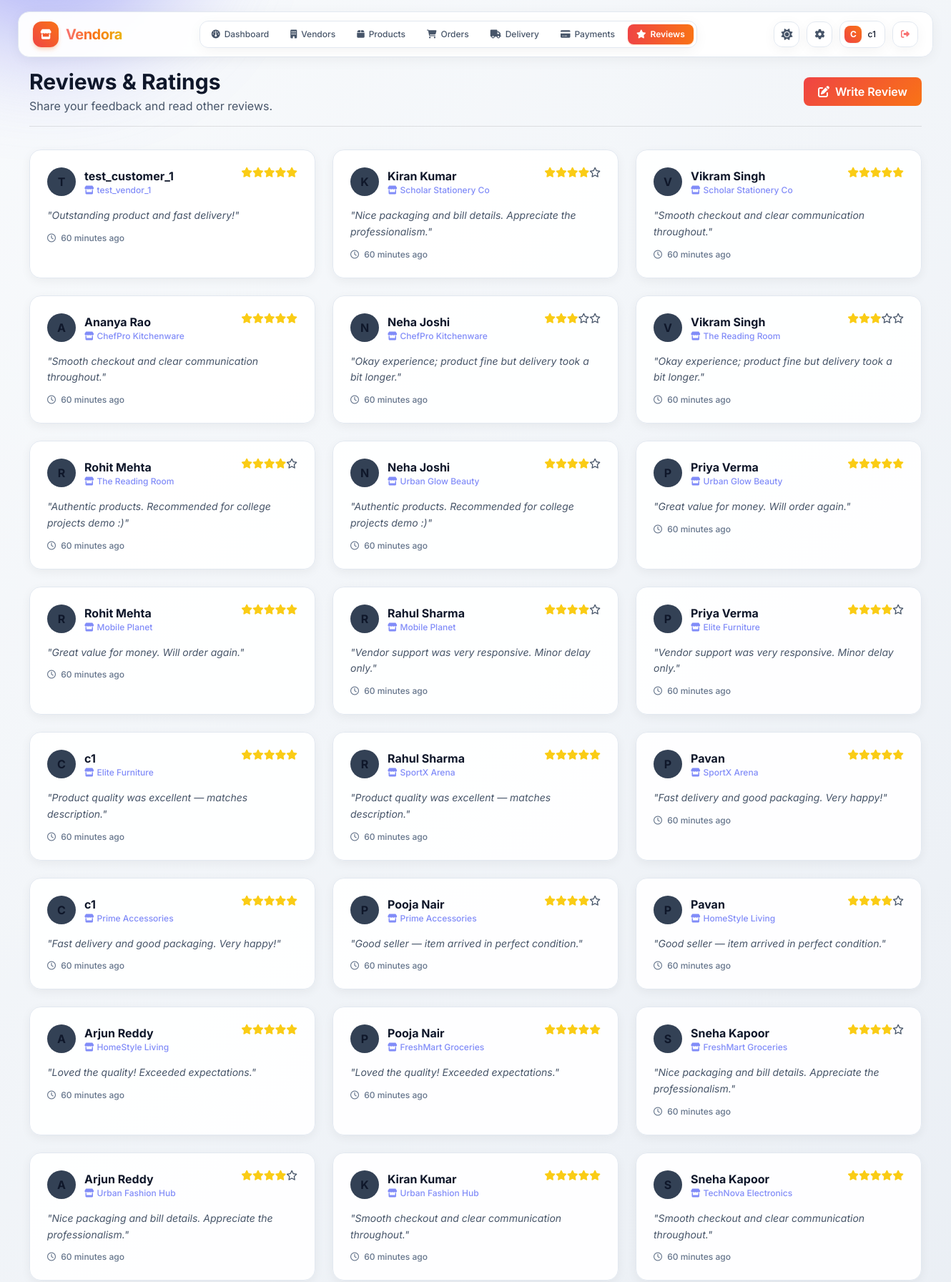
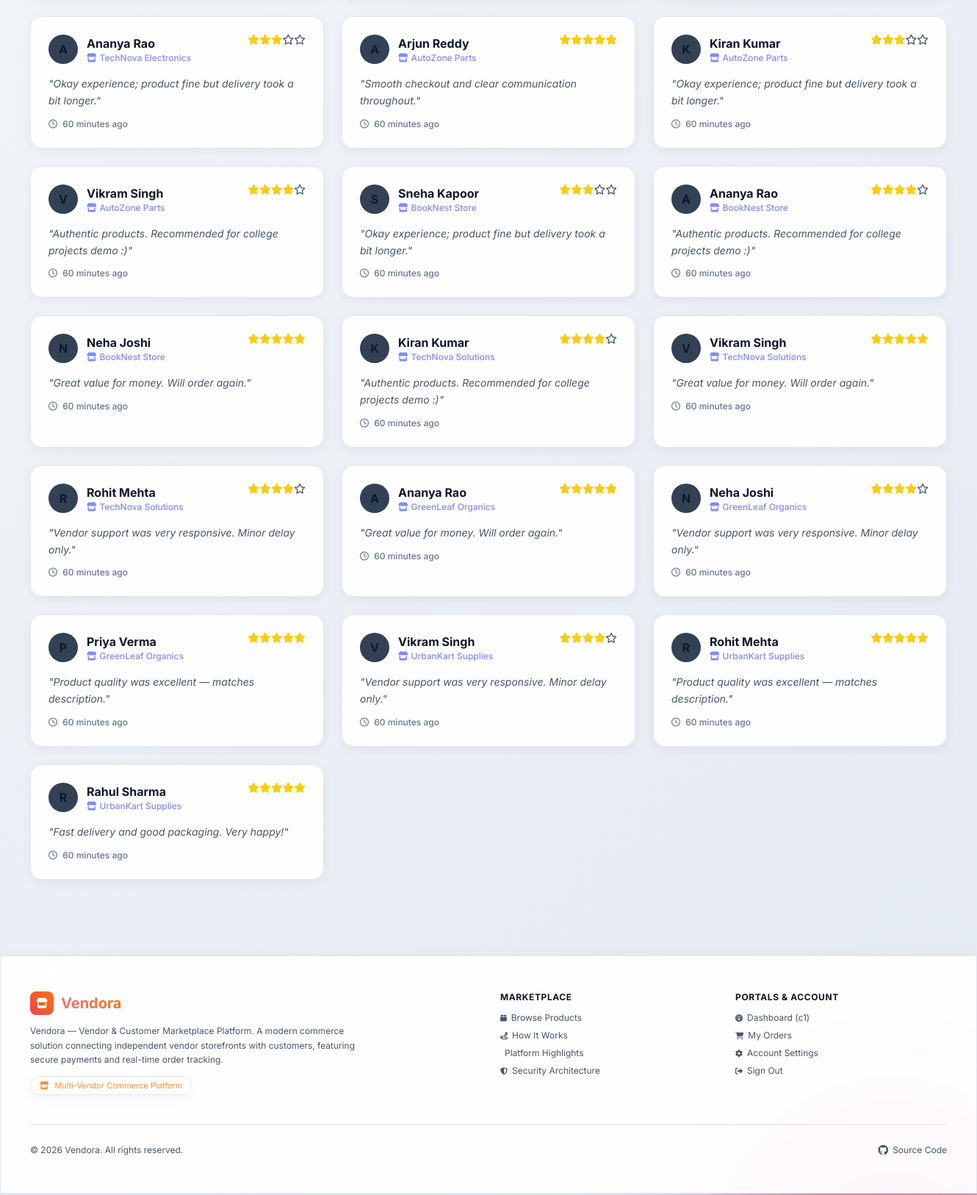
The page /reviews (signed in, upper part) on the database its author committed (2 pictures, top to bottom).
### tables this page shows
CREATE TABLE reviews(
    id INTEGER PRIMARY KEY AUTOINCREMENT,
    vendor TEXT,
    rating TEXT,
    comment TEXT,
    customer TEXT,
    created_at DATETIME DEFAULT CURRENT_TIMESTAMP
);

### app.py (the view, shortened to what this page needs)
@app.route('/reviews', methods=['GET', 'POST'])
@login_required
def reviews():
    conn = get_db()
    role = session['role']
    if role == "customer":
        connected_vendors = conn.execute(
            """
            SELECT vendor
            FROM connections
            WHERE customer=?
            ORDER BY id DESC
            """,
            (session['user'],)
        ).fetchall()
        reviews = conn.execute(
            "SELECT * FROM reviews ORDER BY id DESC"
        ).fetchall()
        return render_template(
            'reviews.html',
            reviews=reviews,
            vendors=connected_vendors
        )

### app.py (called while the page is built)
def get_db():
    conn = sqlite3.connect(DB_PATH)
    conn.row_factory = sqlite3.Row
    return conn

@app.template_filter('time_ago')
def time_ago(dt_str):
    if not dt_str:
        return ""
    try:
        dt = datetime.strptime(dt_str, '%Y-%m-%d %H:%M:%S')
    except:
        return dt_str
    now = datetime.now()
    diff = now - dt
    if diff.days > 365:
        return f"{diff.days // 365} year{'s' if diff.days // 365 > 1 else ''} ago"
    elif diff.days > 30:
        return f"{diff.days // 30} month{'s' if diff.days // 30 > 1 else ''} ago"
    elif diff.days > 0:
        return f"{diff.days} day{'s' if diff.days > 1 else ''} ago"
    elif diff.seconds > 3600:
        return f"{diff.seconds // 3600} hour{'s' if diff.seconds // 3600 > 1 else ''} ago"
    elif diff.seconds > 60:
        return f"{diff.seconds // 60} minute{'s' if diff.seconds // 60 > 1 else ''} ago"
    else:
        return "Just now"

def login_required(f):
    @wraps(f)
    def decorated_function(*args, **kwargs):
        if 'user' not in session:
            return redirect('/login')
        return f(*args, **kwargs)
    return decorated_function

### templates/reviews.html (shortened to what this page needs)
{% extends "base.html" %}
{% block content %}
<div class="fade-in">
    <div class="flex justify-between items-center mb-8 border-b border-glass pb-4">
        <div>
            <h1 class="text-3xl font-bold text-main">Reviews & Ratings</h1>
            <p class="text-muted mt-1">{% if session['role'] == 'vendor' %}See what your customers are saying.{% else %}Share your feedback and read other reviews.{% endif %}</p>
        </div>
        {% if session['role'] == 'customer' %}
        <button onclick="document.getElementById('add-review-modal').classList.remove('hidden')" class="btn-glow px-5 py-2 rounded-lg flex items-center gap-2">
            <i class="fa-solid fa-pen-to-square"></i> Write Review
        </button>
        {% endif %}
    </div>
    {% if reviews %}
    <div class="grid grid-cols-1 md:grid-cols-2 lg:grid-cols-3 gap-6">
        {% for r in reviews %}
        <div class="glass-card p-6 relative overflow-hidden group">
            <div class="relative z-10 flex justify-between items-start mb-4">
                <div class="flex items-center gap-3">
                    <div class="w-10 h-10 rounded-full bg-slate-700 flex items-center justify-center font-bold text-main">
                        {{ r['customer'][0]|upper }}
                    </div>
                    <div>
                        <div class="font-bold text-main">{{ r['customer'] }}</div>
                        {% if session['role'] == 'customer' %}
                            <div class="text-xs text-indigo-400 font-medium"><i class="fa-solid fa-store mr-1"></i>{{ r['vendor'] }}</div>
                        {% endif %}
                    </div>
                </div>
                <div class="flex text-sm">
                    {% set rating = r['rating']|int %}
                    {% for i in range(5) %}
                        {% if i < rating %}
                            <i class="fa-solid fa-star text-yellow-400"></i>
                        {% else %}
                            <i class="fa-regular fa-star text-muted"></i>
                        {% endif %}
                    {% endfor %}
                </div>
            </div>
            <p class="relative z-10 text-muted italic leading-relaxed text-sm mt-2">
                "{{ r['comment'] }}"
            </p>
            <div class="relative z-10 mt-3 text-xs font-medium text-slate-500">
                <i class="fa-regular fa-clock mr-1"></i> {{ r['created_at']|time_ago }}
            </div>
        </div>
        {% endfor %}
    </div>
    {% endif %}
</div>
{% endblock %}

### static/css/style.css (style rules this page uses)
:root { --bg-gradient-1: #0f172a; --bg-gradient-2: #1e1b4b; --accent-glow: rgba(239, 68, 68, 0.4); --accent-btn: linear-gradient(135deg, #ef4444, #f97316); --accent-btn-hover: linear-gradient(135deg, #dc2626, #ea580c); --glass-bg: rgba(255, 255, 255, 0.05); --glass-border: rgba(255, 255, 255, 0.1); --glass-border-hover: rgba(255, 255, 255, 0.2); --text-primary: #f8fafc; --text-secondary: #94a3b8; --input-bg: rgba(255, 255, 255, 0.03); --input-focus: rgba(255, 255, 255, 0.08); --panel-shadow: 0 8px 32px 0 rgba(0, 0, 0, 0.3); --card-shadow: 0 4px 6px -1px rgba(0, 0, 0, 0.1), 0 2px 4px -1px rgba(0, 0, 0, 0.06); --card-shadow-hover: 0 10px 15px -3px rgba(0, 0, 0, 0.2), 0 0 20px var(--accent-glow); --status-pending-bg: rgba(249, 115, 22, 0.2); --status-pending-text: #fdba74; --status-pending-border: rgba(249, 115, 22, 0.3); --status-accepted-bg: rgba(59, 130, 246, 0.2); --status-accepted-text: #93c5fd; --status-accepted-border: rgba(59, 130, 246, 0.3); --status-processing-bg: rgba(168, 85, 247, 0.2); --status-processing-text: #d8b4fe; --status-processing-border: rgba(168, 85, 247, 0.3); --status-shipped-bg: rgba(99, 102, 241, 0.2); --status-shipped-text: #a5b4fc; --status-shipped-border: rgba(99, 102, 241, 0.3); --status-out-bg: rgba(6, 182, 212, 0.2); --status-out-text: #67e8f9; --status-out-border: rgba(6, 182, 212, 0.3); --status-delivered-bg: rgba(34, 197, 94, 0.2); --status-delivered-text: #86efac; --status-delivered-border: rgba(34, 197, 94, 0.3); --status-cancel-bg: rgba(239, 68, 68, 0.2); --status-cancel-text: #fca5a5; --status-cancel-border: rgba(239, 68, 68, 0.3); }
[data-theme="light"] { --bg-gradient-1: #f8fafc; --bg-gradient-2: #e2e8f0; --accent-glow: rgba(239, 68, 68, 0.2); --glass-bg: rgba(255, 255, 255, 0.7); --glass-border: rgba(0, 0, 0, 0.1); --glass-border-hover: rgba(0, 0, 0, 0.2); --text-primary: #0f172a; --text-secondary: #475569; --input-bg: rgba(255, 255, 255, 0.9); --input-focus: #ffffff; --panel-shadow: 0 8px 32px 0 rgba(0, 0, 0, 0.05); --card-shadow: 0 4px 6px -1px rgba(0, 0, 0, 0.05), 0 2px 4px -1px rgba(0, 0, 0, 0.03); --card-shadow-hover: 0 10px 15px -3px rgba(0, 0, 0, 0.1), 0 0 20px var(--accent-glow); --status-pending-bg: #fff7ed; --status-pending-text: #c2410c; --status-accepted-bg: #eff6ff; --status-accepted-text: #1d4ed8; --status-processing-bg: #faf5ff; --status-processing-text: #7e22ce; --status-shipped-bg: #eef2ff; --status-shipped-text: #4338ca; --status-out-bg: #ecfeff; --status-out-text: #0e7490; --status-delivered-bg: #f0fdf4; --status-delivered-text: #15803d; --status-cancel-bg: #fef2f2; --status-cancel-text: #b91c1c; }
html { scroll-behavior: smooth; }
body { background: linear-gradient(135deg, var(--bg-gradient-1), var(--bg-gradient-2)); background-attachment: fixed; color: var(--text-primary); font-family: 'Inter', sans-serif; min-height: 100vh; overflow-x: hidden; transition: background 0.3s ease, color 0.3s ease; }
.glass-card { background: var(--glass-bg); backdrop-filter: blur(12px); -webkit-backdrop-filter: blur(12px); border: 1px solid var(--glass-border); border-radius: 1rem; box-shadow: var(--card-shadow); transition: all 0.3s ease; }
.btn-glow { background: var(--accent-btn); color: white !important; border: none; transition: all 0.3s ease; font-weight: 600; }
.fade-in { animation: fadeIn 0.8s ease-out forwards; opacity: 0; }
.text-main { color: var(--text-primary); }
.text-muted { color: var(--text-secondary); }
.border-glass { border-color: var(--glass-border); }
[data-theme="light"] { --text-primary: #0f172a; --text-secondary: #475569; }
[data-theme="light"] .text-main { color: #0f172a !important; }
[data-theme="light"] .text-muted { color: #475569 !important; }
[data-theme="light"] .glass-card { background: rgba(255, 255, 255, 0.92) !important; border-color: #e2e8f0 !important; box-shadow: 0 4px 14px rgba(0, 0, 0, 0.05) !important; }
body { transition: background-color 0.3s ease, color 0.3s ease; }
* { transition: background-color 0.2s ease, color 0.2s ease, border-color 0.2s ease; }
.glass-card { transition: all 0.3s cubic-bezier(0.25, 0.46, 0.45, 0.94); }

### rows shown on the page
reviews: customer "T", customer "test_customer_1", vendor "test_vendor_1", comment "Outstanding product and fast delivery!", created_at "60 minutes ago"
reviews: customer "K", customer "Kiran Kumar", vendor "Scholar Stationery Co", comment "Nice packaging and bill details. Appreciate the professionalism.", created_at "60 minutes ago"
reviews: customer "V", customer "Vikram Singh", vendor "Scholar Stationery Co", comment "Smooth checkout and clear communication throughout.", created_at "60 minutes ago"
reviews: customer "A", customer "Ananya Rao", vendor "ChefPro Kitchenware", comment "Smooth checkout and clear communication throughout.", created_at "60 minutes ago"
reviews: customer "N", customer "Neha Joshi", vendor "ChefPro Kitchenware", comment "Okay experience; product fine but delivery took a bit longer.", created_at "60 minutes ago"
reviews: customer "V", customer "Vikram Singh", vendor "The Reading Room", comment "Okay experience; product fine but delivery took a bit longer.", created_at "60 minutes ago"
reviews: customer "R", customer "Rohit Mehta", vendor "The Reading Room", comment "Authentic products. Recommended for college projects demo :)", created_at "60 minutes ago"
reviews: customer "N", customer "Neha Joshi", vendor "Urban Glow Beauty", comment "Authentic products. Recommended for college projects demo :)", created_at "60 minutes ago"
reviews: customer "P", customer "Priya Verma", vendor "Urban Glow Beauty", comment "Great value for money. Will order again.", created_at "60 minutes ago"
reviews: customer "R", customer "Rohit Mehta", vendor "Mobile Planet", comment "Great value for money. Will order again.", created_at "60 minutes ago"
reviews: customer "R", customer "Rahul Sharma", vendor "Mobile Planet", comment "Vendor support was very responsive. Minor delay only.", created_at "60 minutes ago"
reviews: customer "P", customer "Priya Verma", vendor "Elite Furniture", comment "Vendor support was very responsive. Minor delay only.", created_at "60 minutes ago"
reviews: customer "C", customer "c1", vendor "Elite Furniture", comment "Product quality was excellent — matches description.", created_at "60 minutes ago"
reviews: customer "R", customer "Rahul Sharma", vendor "SportX Arena", comment "Product quality was excellent — matches description.", created_at "60 minutes ago"
reviews: customer "P", customer "Pavan", vendor "SportX Arena", comment "Fast delivery and good packaging. Very happy!", created_at "60 minutes ago"
reviews: customer "C", customer "c1", vendor "Prime Accessories", comment "Fast delivery and good packaging. Very happy!", created_at "60 minutes ago"
reviews: customer "P", customer "Pooja Nair", vendor "Prime Accessories", comment "Good seller — item arrived in perfect condition.", created_at "60 minutes ago"
reviews: customer "P", customer "Pavan", vendor "HomeStyle Living", comment "Good seller — item arrived in perfect condition.", created_at "60 minutes ago"
reviews: customer "A", customer "Arjun Reddy", vendor "HomeStyle Living", comment "Loved the quality! Exceeded expectations.", created_at "60 minutes ago"
reviews: customer "P", customer "Pooja Nair", vendor "FreshMart Groceries", comment "Loved the quality! Exceeded expectations.", created_at "60 minutes ago"
reviews: customer "S", customer "Sneha Kapoor", vendor "FreshMart Groceries", comment "Nice packaging and bill details. Appreciate the professionalism.", created_at "60 minutes ago"
reviews: customer "A", customer "Arjun Reddy", vendor "Urban Fashion Hub", comment "Nice packaging and bill details. Appreciate the professionalism.", created_at "60 minutes ago"
reviews: customer "K", customer "Kiran Kumar", vendor "Urban Fashion Hub", comment "Smooth checkout and clear communication throughout.", created_at "60 minutes ago"
reviews: customer "S", customer "Sneha Kapoor", vendor "TechNova Electronics", comment "Smooth checkout and clear communication throughout.", created_at "60 minutes ago"
reviews: customer "A", customer "Ananya Rao", vendor "TechNova Electronics", comment "Okay experience; product fine but delivery took a bit longer.", created_at "60 minutes ago"
reviews: customer "A", customer "Arjun Reddy", vendor "AutoZone Parts", comment "Smooth checkout and clear communication throughout.", created_at "60 minutes ago"
reviews: customer "K", customer "Kiran Kumar", vendor "AutoZone Parts", comment "Okay experience; product fine but delivery took a bit longer.", created_at "60 minutes ago"
reviews: customer "V", customer "Vikram Singh", vendor "AutoZone Parts", comment "Authentic products. Recommended for college projects demo :)", created_at "60 minutes ago"
reviews: customer "S", customer "Sneha Kapoor", vendor "BookNest Store", comment "Okay experience; product fine but delivery took a bit longer.", created_at "60 minutes ago"
reviews: customer "A", customer "Ananya Rao", vendor "BookNest Store", comment "Authentic products. Recommended for college projects demo :)", created_at "60 minutes ago"
reviews: customer "N", customer "Neha Joshi", vendor "BookNest Store", comment "Great value for money. Will order again.", created_at "60 minutes ago"
reviews: customer "K", customer "Kiran Kumar", vendor "TechNova Solutions", comment "Authentic products. Recommended for college projects demo :)", created_at "60 minutes ago"
reviews: customer "V", customer "Vikram Singh", vendor "TechNova Solutions", comment "Great value for money. Will order again.", created_at "60 minutes ago"
reviews: customer "R", customer "Rohit Mehta", vendor "TechNova Solutions", comment "Vendor support was very responsive. Minor delay only.", created_at "60 minutes ago"
reviews: customer "A", customer "Ananya Rao", vendor "GreenLeaf Organics", comment "Great value for money. Will order again.", created_at "60 minutes ago"
reviews: customer "N", customer "Neha Joshi", vendor "GreenLeaf Organics", comment "Vendor support was very responsive. Minor delay only.", created_at "60 minutes ago"
reviews: customer "P", customer "Priya Verma", vendor "GreenLeaf Organics", comment "Product quality was excellent — matches description.", created_at "60 minutes ago"
reviews: customer "V", customer "Vikram Singh", vendor "UrbanKart Supplies", comment "Vendor support was very responsive. Minor delay only.", created_at "60 minutes ago"
reviews: customer "R", customer "Rohit Mehta", vendor "UrbanKart Supplies", comment "Product quality was excellent — matches description.", created_at "60 minutes ago"
reviews: customer "R", customer "Rahul Sharma", vendor "UrbanKart Supplies", comment "Fast delivery and good packaging. Very happy!", created_at "60 minutes ago"

### other values the page prints
{{ session['user'][0]|upper }} "C"
{{ session['user'] }} "c1"
